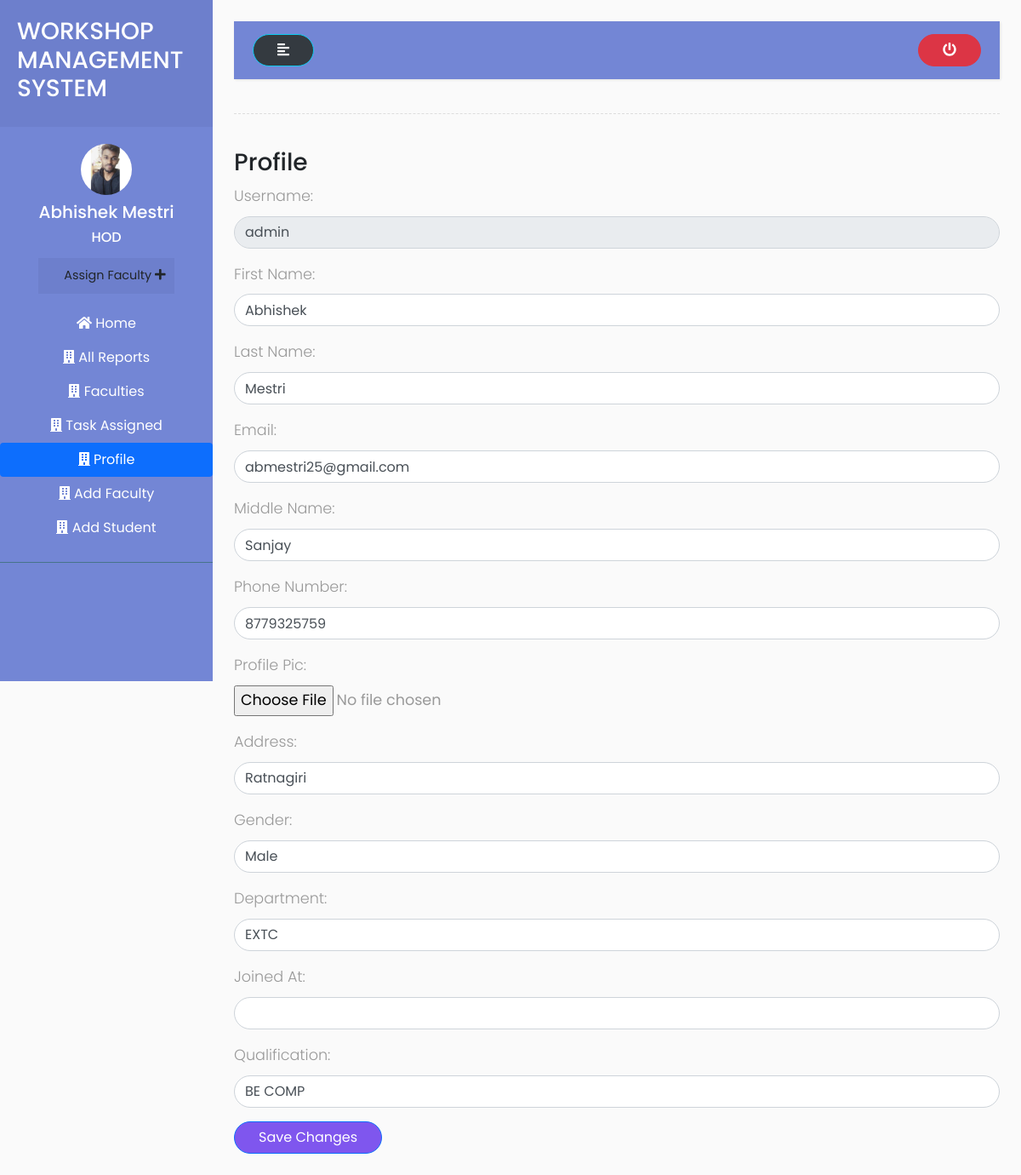
/hod/profile/ (signed in), run on the app's committed database.
### accounts/models.py (models this page shows, shortened)
class User(AbstractUser):
    is_hod = models.BooleanField(default=False)
    is_faculty = models.BooleanField(default=False)
    is_student = models.BooleanField(default=False)

class HOD(models.Model):
    user = models.OneToOneField(User, on_delete = models.CASCADE, primary_key = True)
    middle_name = models.CharField (max_length=50)
    phone_number = models.CharField(max_length=20)
    profile_pic = models.ImageField( upload_to='HOD/profile_pic/')
    address = models.CharField(max_length=200)
    gender = (
        ('Male','Male'),
        ('Female','Female')
    )
    sex = models.CharField(choices=gender, max_length=50)
    branches =  (
        ('COMPUTER','COMPUTER'),
        ('EXTC','EXTC'),
        ('MECHANICAL','MECHANICAL'),
        ('AUTOMOBILE','AUTOMOBILE')
    )
    branch = models.CharField( choices = branches, max_length=50)
    joined_at = models.DateField( auto_now=False,null=True,blank=True)
    qualification = models.CharField( max_length=500)
    class Meta:
        verbose_name_plural = 'HODs'

### accounts/views.py (the view, shortened to what this page needs)
# urls.py: path('hod/profile/',views.profile,name="profile"),
@login_required(login_url='login')
def profile(request):
    form = HODForm(request.POST or None,instance=request.user.hod)
    u_form = UserUpdateForm(request.POST or None,instance=request.user)
    context = {
        'form':form,
        'u_form':u_form
    }
    return render(request,'../templates/hod/profile.html',context)

### accounts/form.py
class UserUpdateForm(forms.ModelForm):
    username=forms.CharField(label="Username",max_length=50,widget=forms.TextInput(attrs={"class":"form-control"}),required=False,disabled=True)
    first_name=forms.CharField(label="First Name",max_length=50,widget=forms.TextInput(attrs={"class":"form-control"}),required=False)
    last_name=forms.CharField(label="Last Name",max_length=50,widget=forms.TextInput(attrs={"class":"form-control"}),required=False)
    email=forms.EmailField(label="Email",max_length=50,widget=forms.EmailInput(attrs={"class":"form-control"}),required=False)
    class Meta :
        model = User
        fields = ['username','first_name','last_name','email']

### accounts/templates/hod/profile.html (shortened to what this page needs)
{% extends 'base.html' %}
{% load static %}
{% block content %}
<div class="wrapper">
  <nav id="sidebar">
    <div class="sidebar-header">
      <h3>WORKSHOP MANAGEMENT SYSTEM</h3>
    </div>
    <ul class="list-unstyled components">
      <div class="d-flex flex-column justify-content-center text-center ">
        {% if request.user.hod.profile_pic %}
          <img src="{{request.user.hod.profile_pic.url}}" class="img-fluid rounded-circle mx-auto mb-2" width="60px" alt="">
        {% else %}
          <img src="{% static 'img/profile.png' %}" class="img-fluid rounded-circle mx-auto mb-2" width="60px" alt="">
        {% endif %}
        <h5>{{request.user.first_name}} {{request.user.last_name}}</h5>
        <h6>HOD</h6>
        <ul class="list-unstyled ">
          <li>
            <button type="button" class="btn" data-toggle="modal" data-target="#staticBackdrop">
              <a href="{% url 'assign_task' %}">Assign Faculty
                <i class="fas fa-plus"></i>
              </a>
            </button>
          </li>
        </ul>
      </div>
      <div class="nav flex-column nav-pills text-center mt-2" aria-orientation="vertical">
        <a class="nav-link" href="{% url 'hod_home' %}"><i class="fas fa-home"></i> Home</a>
        <a class="nav-link " href="{% url 'all_reports' %}"><i class="fas fa-building"></i> All
          Reports</a>
        <a class="nav-link " href="{% url 'faculties' %}"><i class="fas fa-building"></i> Faculties</a>
        <a class="nav-link " href="{% url 'task_assigned' %}"><i class="fas fa-building"></i> Task Assigned</a>
        <a class="nav-link active " href="{% url 'profile' %}"><i class="fas fa-building"></i> Profile</a>
        <a class="nav-link " href="{% url 'add_faculty' %}"><i class="fas fa-building"></i> Add Faculty</a>
        <a class="nav-link " href="{% url 'add_student' %}"><i class="fas fa-building"></i> Add Student</a>
      </div>
    </ul>
  </nav>
  <div id="content">
    <nav class="navbar navbar-expand-lg " style="background-color: #7386D5;">
      <div class="container-fluid">
        <button type="button" id="sidebarCollapse" class="btn text-light bg-dark btn-info">
          <i class="fas fa-align-left"></i>
        </button>
        <a href="{% url 'logout' %}">
          <button type="button" class="btn btn-danger">
            <i class="fas fa-power-off"></i>
          </button>
        </a>
      </div>
    </nav>
    <div class="line"></div>
    <div class="row">
      <div class="col-md-12">
        <div class="d-flex justify-content-between">
          <h3>Profile</h3>
        </div>
        <form method="POST" >
            {{u_form.as_p}}
           {{form.as_p}}
           <button type="submit" class="btn btn-primary" >Save Changes</button>
        </form>
      </div>
    </div>
  </div>
</div>
{% endblock content %}

### accounts/static/css/style2.css (style rules this page uses)
body { font-family: 'Poppins', sans-serif; background: #fafafa; }
p { font-family: 'Poppins', sans-serif; font-size: 1.1em; font-weight: 300; line-height: 1.7em; color: #999; }
a, a:hover, a:focus { color: inherit; text-decoration: none; transition: all 0.3s; }
.navbar { padding: 15px 10px; background: #fff; border: none; border-radius: 0; margin-bottom: 40px; box-shadow: 1px 1px 3px rgba(0, 0, 0, 0.1); }
.line { width: 100%; height: 1px; border-bottom: 1px dashed #ddd; margin: 40px 0; }
.wrapper { display: flex; width: 100%; }
#sidebar { width: 250px; position: fixed; top: 0; left: 0; height: 100vh; z-index: 999; background: #7386D5; color: #fff; transition: all 0.3s; }
#sidebar .sidebar-header { padding: 20px; background: #6d7fcc; }
#sidebar ul.components { padding: 20px 0; border-bottom: 1px solid #47748b; }
#sidebar ul li a { padding: 10px; font-size: 1.1em; display: block; }
ul ul a { font-size: 0.9em !important; padding-left: 30px !important; background: #6d7fcc; }
#content { width: calc(100% - 250px); padding: 25px; min-height: 100vh; transition: all 0.3s; position: absolute; top: 0; right: 0; }

### data on the page
User: user.hod.profile_pic (picture), user.first_name "Abhishek", user.last_name "Mestri", username "admin", first_name "Abhishek", last_name "Mestri", email "abmestri25@gmail.com"
HOD: middle_name "Sanjay", phone_number "8779325759", address "Ratnagiri", sex "Male", branch "EXTC", qualification "BE COMP"
